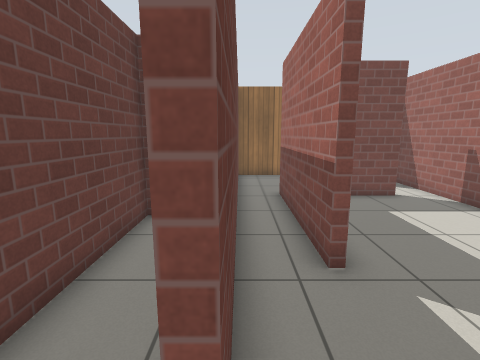
View 1 (above)

18 first-person views from a walk through a Gazebo world. The camera is 1.2 m above the floor, tilts 10° down and sees 85° across. The floor is counted in squares, 0.5 m on a side. Each view is taken from the middle of a square. On the plan, view 1 faces up. The plan holds only what a view shows up to about 17 squares ahead; the rest is blank. Gazebo's built-in surfaces are drawn with simple patterns.

View 2
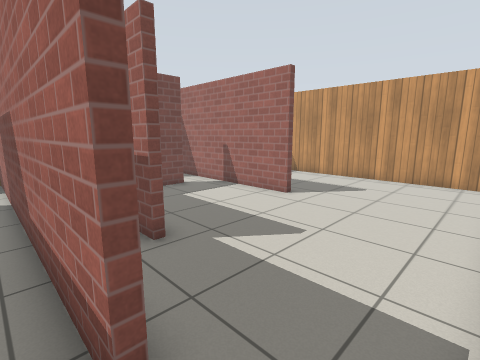

View 3
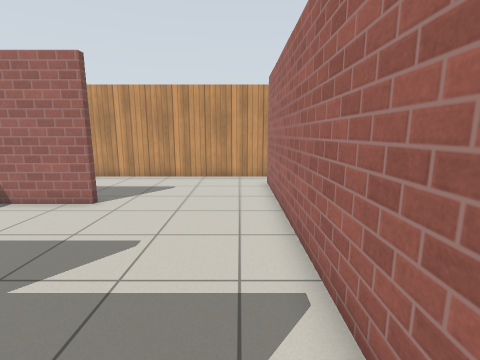

View 4
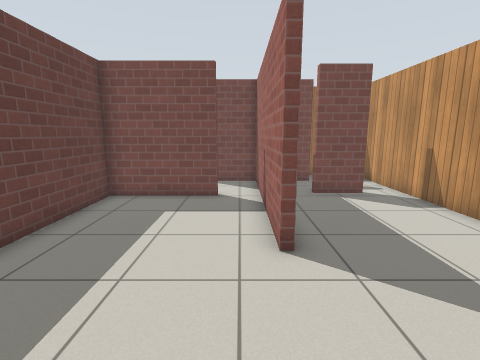

View 5
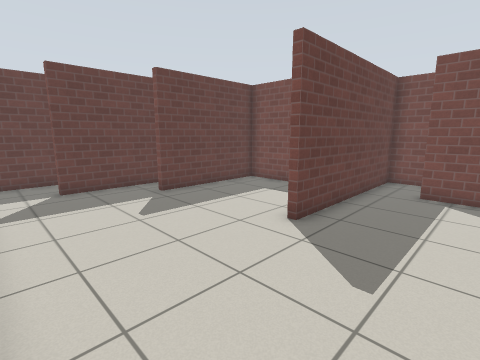

View 6
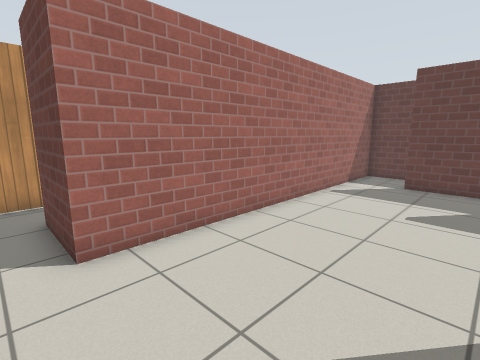

View 7
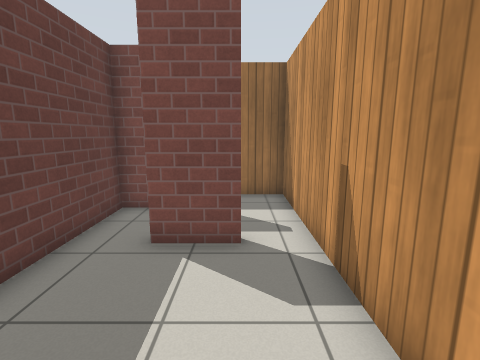

View 8
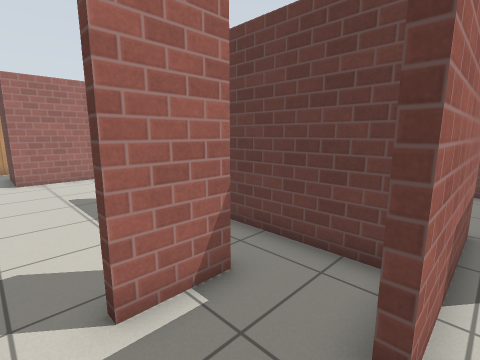

View 9
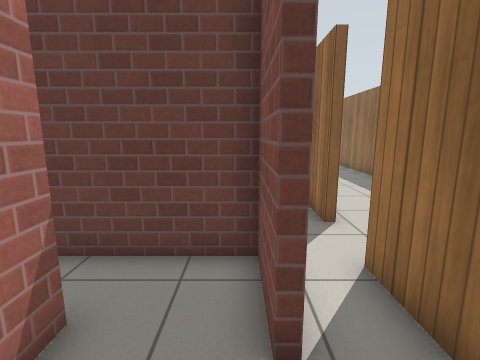

View 10
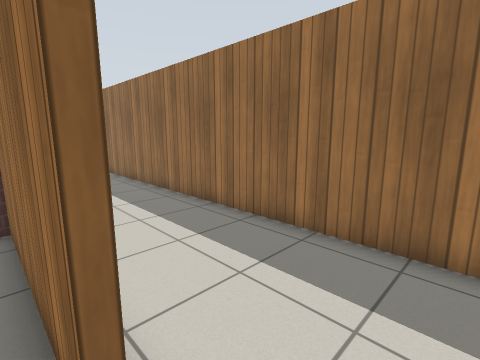

View 11
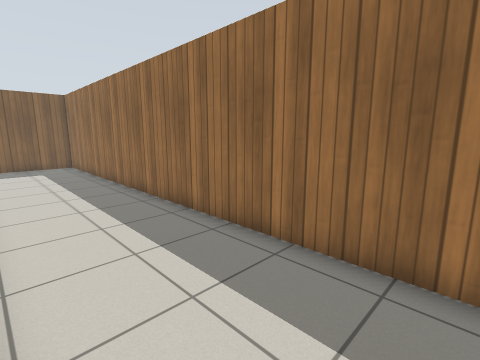

View 12
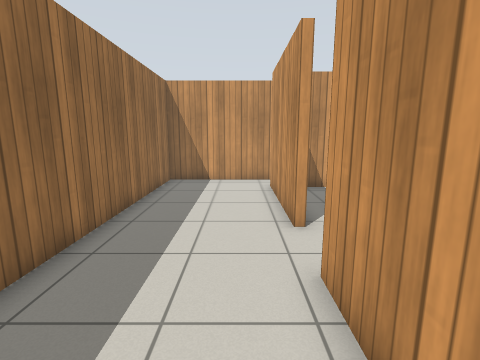

View 13
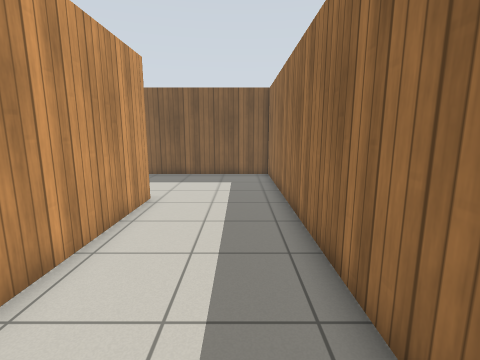

View 14
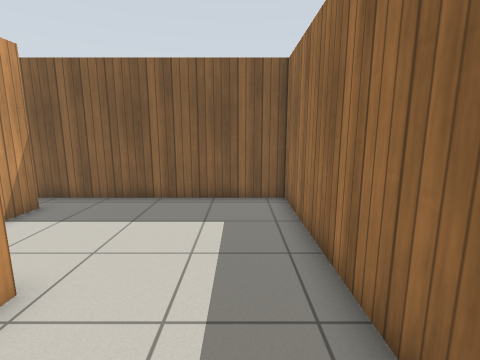

View 15
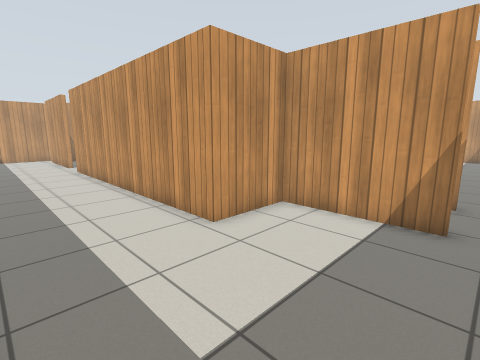

View 16
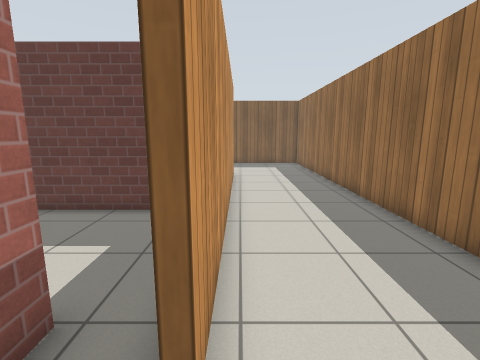

View 17
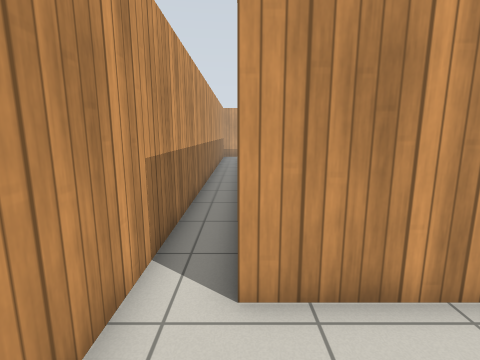

View 18
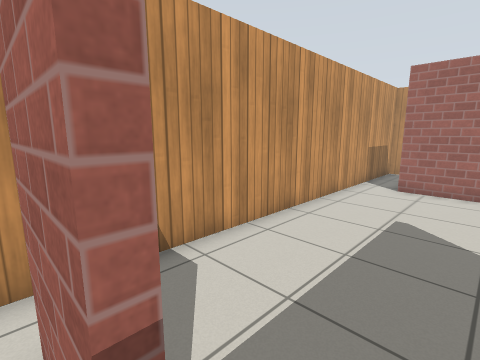

### Floor plan
Points are (right, up) in squares from view 1. A wall is a line through its corners. A room is listed if a view was taken in it or the views show most of it. See-through windows are left out.
Room 1 (views 1, 2, 3)
walls: (-0.1, 1.1) (-0.4, 1.1) (-0.4, 11.6); (-2.8, 7.6) (-2.8, -1.4) (0.4, -1.4)
ways out: opening at (0, 0) to room 2; opening at (-1, 12)
Room 2 (views 4, 5, 6, 7, 9, 18)
walls: (6.1, 10.1) (1.9, 10.1) (1.9, 4.4) (1.6, 4.4) (1.6, 10.5); (10, 10.5) (10, 10.8) (11.9, 10.8) (11.9, 10.5) (10, 10.5); (-0.1, 6.9) (-0.1, 1.1); (0.4, -1.4) (11.9, -1.4); (13.7, -1.6) (13.7, 13.6); (10.6, 13.7) (10.6, 13.4) (8.1, 13.4) (8.1, 5.1) (7.8, 5.1) (7.8, 10.5); (-0.1, 13.6) (-0.1, 8.5)
ways out: opening at (0, 0) to room 1; opening at (12, 13) to room 3; opening at (3, 13) to room 6; opening at (6, 11.5) to room 7; opening at (7, 10) to room 7; opening at (13, -2)
Room 3 (view 8)
walls: (8.4, 13.7) (10.6, 13.7); (13.7, 13.6) (13.7, 15.3) (8.5, 15.3)
ways out: opening at (12, 13) to room 2; opening at (9.5, 14) to room 4
Room 4 (view 10)
walls: (6.1, 15.6) (6.1, 15.3); (5, 13.7) (8.4, 13.7)
ways out: opening at (9.5, 14) to room 3; opening at (7.5, 15) to room 5; opening at (6, 14) to room 6
Room 5 (views 11, 12, 13, 14, 15, 16, 17)
walls: (8.5, 15.6) (14.1, 15.6); (-12.4, 12.4) (-7.6, 12.4) (-7.6, 15.6) (6.1, 15.6); (15.7, 15.5) (15.7, 20.7) (-13.7, 20.7) (-13.7, 12.4)
ways out: opening at (7.5, 15) to room 4; opening at (-13, 12); opening at (15, 15)
Room 6 (no view inside)
walls: (6.1, 15.3) (-0.1, 15.3) (-0.1, 13.6)
ways out: opening at (3, 13) to room 2; opening at (6, 14) to room 4
Room 7 (no view inside)
walls: (7.8, 10.5) (7.8, 13.4) (5.8, 13.4)
ways out: opening at (6, 11.5) to room 2; opening at (7, 10) to room 2

Positions as (right, up) in squares from view 1, and headings:
1: (0, 0), facing up
2: (-1, -1), facing up-right
3: (-1, 0), facing right
4: (7, 0), facing up
5: (12, -1), facing up-left
6: (13, 4), facing down-left
7: (12, 5), facing up
8: (13, 14), facing down-left
9: (13, 13), facing left
10: (8, 15), facing up-left
11: (8, 16), facing up-left
12: (2, 17), facing right
13: (2, 19), facing left
14: (-4, 19), facing left
15: (-13, 20), facing down-right
16: (8, 16), facing left
17: (14, 19), facing down
18: (9, 11), facing down-right
